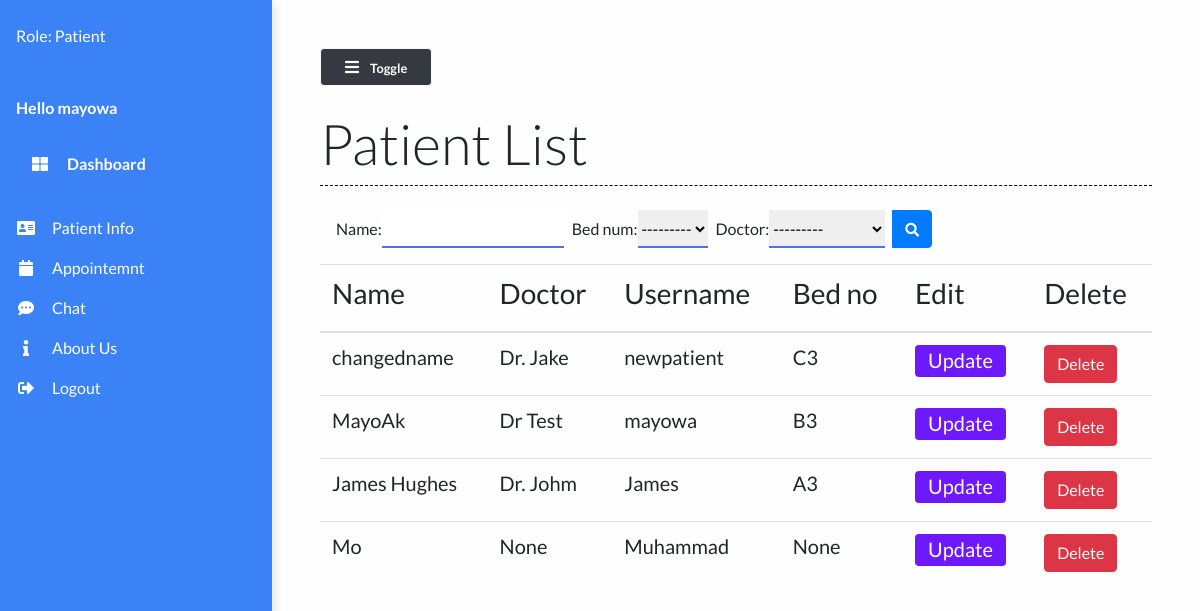
The page /patient_list/ (signed in) on the database as committed earlier.
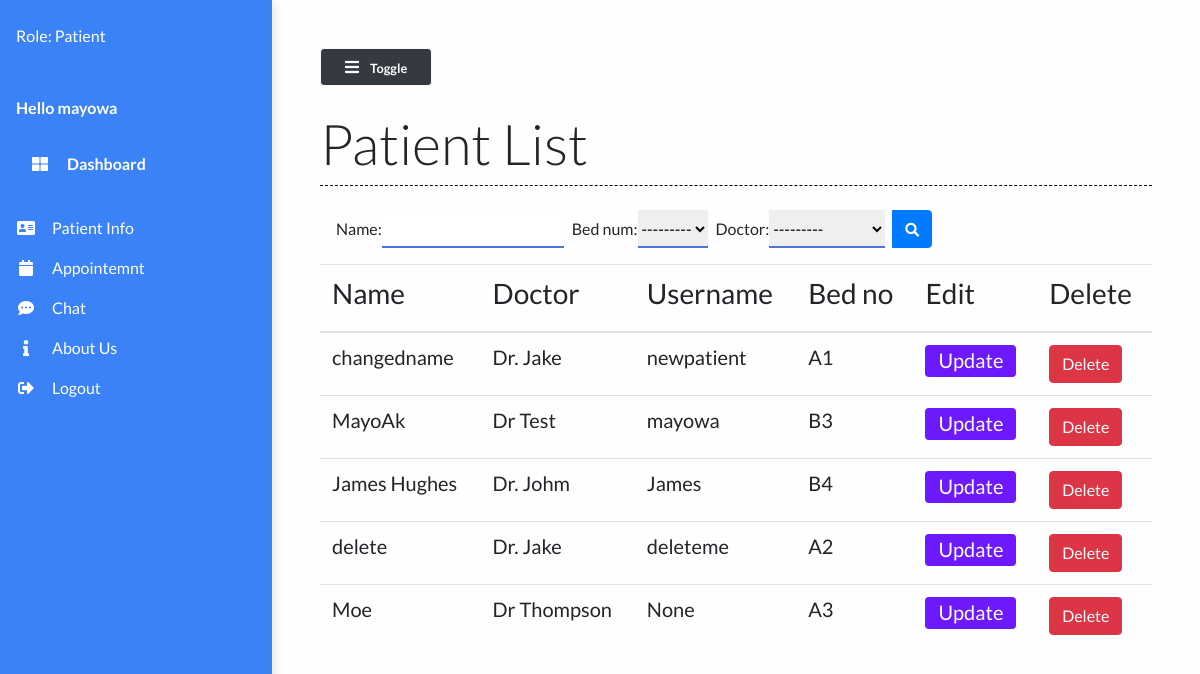
The same page on the database as committed later.
### main/models.py (models this page shows, shortened)
class Patient(models.Model):
    user=models.OneToOneField(User,on_delete=models.CASCADE,null=True,default=None)
    name = models.CharField(max_length=50)
    phone_num = models.CharField(max_length=15)
    patient_relative_name = models.CharField(max_length=50, null=True)
    patient_relative_contact = models.CharField(max_length=15, null=True)
    address = models.TextField()
    """ SYMPTOMS = (  # hardcoded to be changed in a drop down list
        ('Fever', 'Fever'),
        ('Dry cough', 'Dry cough'),
        ('Tiredness', 'Tiredness'),
        ('Aches and pains', 'Aches and pains'),
        ('Sore throat', 'Sore throat'),
        ('Diarrhoea', 'Diarrhoea'),
        ('Loss of taste or smell', 'Loss of taste or smell'),
        ('Difficulty in breathing or shortness of breath', 'Difficulty in breathing or shortness of breath'),
        ('Chest pain or pressure', 'Chest pain or pressure'),
        ('Loss of speech or movement', 'Loss of speech or movement'),
    )

    symptoms = MultiSelectField(choices=SYMPTOMS, null=True)"""
    prior_ailments = models.TextField()
    bed_num = models.ForeignKey("Bed", on_delete=models.CASCADE, null=True)
    dob = models.DateField(null=True)
    doctor = models.ForeignKey("Doctor", on_delete=models.CASCADE, null=True)
    doctors_notes = models.TextField(null=True, blank=True)
    status = models.CharField(max_length=50)

class Doctor(models.Model):
    name = models.CharField(max_length=100)
    def __str__(self):
        return self.name

class Bed(models.Model):
    bed_number = models.CharField(max_length=50)
    occupied = models.BooleanField()
    def __str__(self):
        return self.bed_number

### main/views.py (the view)
# urls.py: path("patient_list/", views.patient_list, name="patient_list"),
@login_required(login_url='login')
def patient_list(request):
    patients = Patient.objects.all()
    myFilter = PatientFilter(request.GET, queryset=patients)
    patients = myFilter.qs
    context = {
        'patients': patients,
        'myFilter': myFilter
    }
    return render(request, 'main/patient_list.html', context)

### main/templates/main/patient_list.html (shortened to what this page needs)
{% extends 'main/base.html' %}
{% load static %}
{% block contentTitle %}
Patient List
{% endblock contentTitle %}
{% block content %}
<form class="d-none d-sm-inline-block form-inline mr-auto ml-md-3 my-2 my-md-0 mw-100 navbar-search mb-3" method="GET"
    id="list">
    <div class="input-group">
        {{myFilter.form}}
        <div class="input-group-append">
            <button class="btn btn-primary btn-block" type="submit">
                <i class="fas fa-search fa-sm"></i>
            </button>
        </div>
    </div>
</form>
<div class="table-responsive mt-3">
    <table class="table table-hover">
        <thead>
            <th>
                <h3>Name</h3>
            </th>
            <th>
                <h3>Doctor</h3>
            </th>
            <th>
                <h3>Username</h3>
            </th>
            <th>
                <h3>Bed no</h3>
            </th>
            <th>
                <h3>Edit</h3>
            </th>
            <th>
                <h3>Delete</h3>
            </th>
        </thead>
        <tbody>
            {% for patient in patients %}
            <tr class="mx-auto">
                <td scope="row">
                    <h5>{{ patient.name }}</h5>
                </td>
                <td>
                    <h5>{{ patient.doctor }}</h5>
                </td>
                <td>
                    <h5>{{ patient.user }}</h5>
                </td>
                <td>
                    <h5>{{ patient.bed_num }}</h5>
                </td>
                <td><a href="/patient/{{patient.id}}" class="btn btn-purple">
                        <h5>Update</h5>
                    </a></td>
                <td>
                    <button type="button" data-toggle="modal" data-target="#modalID{{ forloop.counter }}"
                        class="btn btn-danger">Delete</button>
                </td>
            </tr>
            {% endfor %}
        </tbody>
    </table>
</div>
{% endblock content %}

### main/templates/main/base.html (shortened to what this page needs)
{% load static %}
<!DOCTYPE html>
<html lang="en">
<head>
  <link rel="stylesheet" href="https://maxcdn.bootstrapcdn.com/bootstrap/4.0.0/css/bootstrap.min.css"
 />
  <link rel="stylesheet" href="https://cdnjs.cloudflare.com/ajax/libs/font-awesome/5.14.0/css/all.min.css"
 />
  <link rel="stylesheet" href="{% static 'styles/base.css' %}" type="text/css" />
  <link rel="stylesheet" href="//code.jquery.com/ui/1.12.1/themes/base/jquery-ui.css">
</head>
<body>
  <div class="vertical-nav" id="sidebar">
    <div class="py-4 px-3 mb-4">
      <div class="media d-flex align-items-center">
        <div class="media-body text-white">
          {% if request.user.is_authenticated %}
          <p class="font-weight-normal mb-0">
            Role: {% if request.user.is_superuser == True %}
            Admin
            {% elif request.user.is_superuser == False and request.user.is_staff == True %}
            Staff
            {% else %}
            Patient
            {% endif %}
          </p>
          {% endif %}
        </div>
      </div>
    </div>
    <p class="text-white font-weight-bold px-3 pb-4 mb-0">
      Hello {{user.username}}
    </p>
    <p class="text-gray font-weight-bold px-3 pb-4 mb-0">
      <a href="{% url 'dashboard' %}" class="nav-link text-white">
        <i class="fa fa-th-large mr-3 text-primary"></i> Dashboard</a>
    </p>
    {% if request.user.is_authenticated == True %}
    {% if request.user.is_staff == True %}
    <ul class="nav flex-column mb-0">
      <li class="nav-item">
        <a href="{% url 'patient_list' %}" class="nav-link text-white">
          <i class="fa fa-address-card mr-3 text-primary fa-fw"></i>View patient list
        </a>
      </li>
        <li class="nav-item">
          <a href="{% url 'doctor-appointments' %}" class="nav-link text-white">
            <i class="fa fa-calendar mr-3 text-primary fa-fw"></i>Appointment Requests
          </a>
        </li>
      <li class="nav-item">
        <a href="{% url 'add_patient' %}" class="nav-link text-white">
          <i class="fa fa-plus mr-3 text-primary fa-fw"></i>Add patient
        </a>
      </li>
      <li class="nav-item">
        <a href="{% url 'chat' %}" class="nav-link text-white">
          <i class="fas fa-comment-dots mr-3 text-primary fa-fw"></i>Chat
        </a>
      </li>
      {% else %}
      <ul class="nav flex-column mb-0">
        <li class="nav-item">
          <a href="{% url 'patientInfo' %}" class="nav-link text-white">
            <i class="fa fa-address-card mr-3 text-primary fa-fw"></i>Patient Info
          </a>
        </li>
        <li class="nav-item">
          <a href="{% url 'appointments' %}" class="nav-link text-white">
            <i class="fa fa-calendar mr-3 text-primary fa-fw"></i>Appointemnt
          </a>
        </li>
        <li class="nav-item">
          <a href="{% url 'chat' %}" class="nav-link text-white">
            <i class="fas fa-comment-dots mr-3 text-primary fa-fw"></i>Chat
          </a>
        </li>
        {% endif %}
        {% endif %}
        <li class="nav-item">
          <a href="#" class="nav-link text-white">
            <i class="fa fa-info mr-3 text-primary fa-fw"></i>About Us
          </a>
        </li>
        {% if request.user.is_authenticated == False %}
        <li class="nav-item">
          <a href="{% url 'signupdr' %}" class="nav-link text-white">
            <i class="fa fa-sign-out-alt mr-3 text-primary fa-fw"></i>Doctor Signup
          </a>
        </li>
        <li class="nav-item">
          <a href="{% url 'signup' %}" class="nav-link text-white">
            <i class="fa fa-sign-out-alt mr-3 text-primary fa-fw"></i>Patient Signup
          </a>
        </li>
        <li class="nav-item">
          <a href="{% url 'login' %}" class="nav-link text-white">
            <i class="fa fa-sign-in-alt mr-3 text-primary fa-fw"></i>Login
          </a>
        </li>
        {% else %}
        <li class="nav-item">
          <a href="{% url 'logout' %}" class="nav-link text-white">
            <i class="fa fa-sign-out-alt mr-3 text-primary fa-fw"></i>Logout
          </a>
        </li>
        {% endif %}
      </ul>
  </div>
  <div class="page-content p-5" id="content">
    <button id="sidebarCollapse" class="btn btn-light bg-dark rounded-pill shadow-sm px-4 mb-4" type="button">
      <i class="fa fa-bars mr-2 text-primary"></i>
      <small class="font-weight-bold text-primary">
        Toggle
      </small>
    </button>
    <h2 class="display-4 ">{% block contentTitle %}{% endblock contentTitle %}
    </h2>
    <div class="seperator mt-1 mb-4"></div>
    {% block content %}{% endblock content %}
  </div>
</body>
</html>

### static/styles/base.css (style rules this page uses)
body { background: #fffefe; min-height: 100vh; overflow-x: hidden; font-family:Lato,'Helvetica Neue',Helvetica,Arial,sans-serif; }
.vertical-nav { background: #3b82f6 !important; min-width: 17rem; height: 100vh; position: fixed; top: 0; left: 0; box-shadow: 3px 3px 10px rgba(0, 0, 0, 0.1); transition: all 0.4s; }
.page-content { width: calc(100% -17rem); margin-left: 17rem; transition: all 0.4s; }
.seperator { margin: 3rem 0; border-bottom: 1px dashed #000000; }
.nav-link { text-transform: capitalize; }
.text-primary { color: #fff !important; }
.btn-purple { background: #6d19fc; color: #ffffff; height: 2rem; padding-top: 2px; }
#id_name { margin-right: 0.5rem; border: none; outline: none; border-bottom: 2px solid #4e73df; }
#id_bed_num { margin-right: 0.5rem; border: none; outline: none; border-bottom: 2px solid #4e73df; }
#id_doctor { margin-right: 0.5rem; border: none; outline: none; border-bottom: 2px solid #4e73df; }

Rows that differ between the two databases and show on the page:
removed Patient: name "Mo", doctor "None", user "Muhammad", bed_num "None"
changed Patient "changedname": bed_num "C3" → "A1"
changed Patient "James Hughes": bed_num "A3" → "B4"
added Patient: name "delete", doctor "Dr. Jake", user "deleteme", bed_num "A2"
added Patient: name "Moe", doctor "Dr Thompson", user "None", bed_num "A3"
